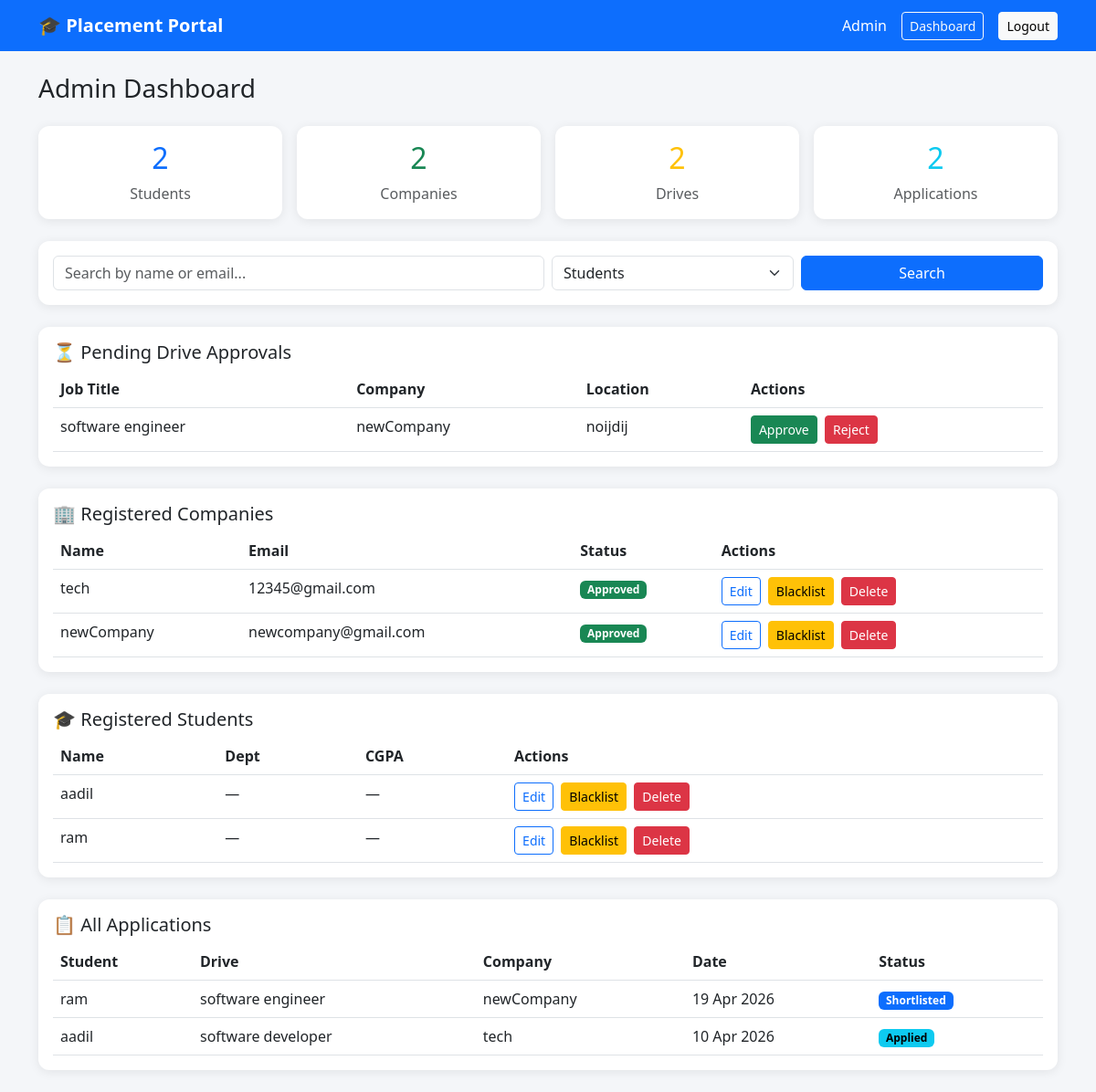
The app's page /admin/dashboard (signed in) with its own data.
### models.py (models this page shows, shortened)
class Admin(UserMixin, db.Model):
    id       = db.Column(db.Integer,     primary_key=True)
    username = db.Column(db.String(50),  unique=True, nullable=False)
    email    = db.Column(db.String(120), unique=True, nullable=False)
    name     = db.Column(db.String(100), nullable=False)
    password = db.Column(db.String(256), nullable=False)
    role     = 'admin'

class PlacementDrive(db.Model):
    id          = db.Column(db.Integer,     primary_key=True)
    company_id  = db.Column(db.Integer,     db.ForeignKey('company.id'), nullable=False)
    job_title   = db.Column(db.String(150), nullable=False)
    description = db.Column(db.Text,        nullable=False)
    eligibility = db.Column(db.Text)
    salary      = db.Column(db.String(50))
    location    = db.Column(db.String(100))
    deadline    = db.Column(db.Date)
    status      = db.Column(db.String(20),  default='Pending')
    created_on  = db.Column(db.DateTime,    default=datetime.utcnow)
    applications = db.relationship('Application', backref='drive', lazy=True, cascade='all, delete-orphan')

class Company(UserMixin, db.Model):
    id             = db.Column(db.Integer,     primary_key=True)
    username       = db.Column(db.String(50),  unique=True, nullable=False)
    email          = db.Column(db.String(120), unique=True, nullable=False)
    name           = db.Column(db.String(150), nullable=False)
    hr_contact     = db.Column(db.String(100))
    phone          = db.Column(db.String(20))
    website        = db.Column(db.String(200))
    overview       = db.Column(db.Text)
    password       = db.Column(db.String(256), nullable=False)
    is_approved    = db.Column(db.Boolean, default=False)
    is_blacklisted = db.Column(db.Boolean, default=False)
    joined_on      = db.Column(db.DateTime, default=datetime.utcnow)
    role           = 'company'
    drives = db.relationship('PlacementDrive', backref='company', lazy=True, cascade='all, delete-orphan')

class Student(UserMixin, db.Model):
    id             = db.Column(db.Integer,     primary_key=True)
    username       = db.Column(db.String(50),  unique=True, nullable=False)
    email          = db.Column(db.String(120), unique=True, nullable=False)
    name           = db.Column(db.String(100), nullable=False)
    department     = db.Column(db.String(100))
    cgpa           = db.Column(db.Float)
    phone          = db.Column(db.String(20))
    grad_year      = db.Column(db.Integer)
    skills         = db.Column(db.Text)
    resume_link    = db.Column(db.String(300))
    password       = db.Column(db.String(256), nullable=False)
    is_blacklisted = db.Column(db.Boolean, default=False)
    joined_on      = db.Column(db.DateTime, default=datetime.utcnow)
    role           = 'student'
    applications = db.relationship('Application', backref='student', lazy=True, cascade='all, delete-orphan')

class Application(db.Model):
    id         = db.Column(db.Integer, primary_key=True)
    student_id = db.Column(db.Integer, db.ForeignKey('student.id'),         nullable=False)
    drive_id   = db.Column(db.Integer, db.ForeignKey('placement_drive.id'), nullable=False)
    applied_on = db.Column(db.DateTime, default=datetime.utcnow)
    status     = db.Column(db.String(20), default='Applied')
    remarks    = db.Column(db.String(300))
    __table_args__ = (db.UniqueConstraint('student_id', 'drive_id'),)

### routes/admin.py (the view)
@admin_bp.route('/dashboard')
@login_required
def dashboard():
    if current_user.role != 'admin':
        return redirect(url_for('auth.login'))
    stats = {
        'total_students'  : Student.query.count(),
        'total_companies' : Company.query.count(),
        'total_drives'    : PlacementDrive.query.count(),
        'total_apps'      : Application.query.count(),
    }
    pending_companies = Company.query.filter_by(is_approved=False, is_blacklisted=False).all()
    pending_drives    = PlacementDrive.query.filter_by(status='Pending').all()
    all_companies     = Company.query.filter_by(is_blacklisted=False).all()
    all_students      = Student.query.filter_by(is_blacklisted=False).all()
    all_applications  = Application.query.order_by(Application.applied_on.desc()).all()
    return render_template('admin/dashboard.html',
                           stats=stats,
                           pending_companies=pending_companies,
                           pending_drives=pending_drives,
                           all_companies=all_companies,
                           all_students=all_students,
                           all_applications=all_applications)

### extensions.py (called while the page is built)
@login_manager.user_loader
def load_user(user_id):
    from flask import session
    from models import Admin, Company, Student
    role = session.get('role')
    if role == 'admin':
        return Admin.query.get(int(user_id))
    if role == 'company':
        return Company.query.get(int(user_id))
    if role == 'student':
        return Student.query.get(int(user_id))

### templates/admin/dashboard.html (shortened to what this page needs)
{% extends 'base.html' %}
{% block content %}
<h3 class="mb-4">Admin Dashboard</h3>
<div class="row g-3 mb-4">
    <div class="col-md-3">
        <div class="card text-center p-3">
            <h2 class="text-primary">{{ stats.total_students }}</h2>
            <p class="mb-0 text-muted">Students</p>
        </div>
    </div>
    <div class="col-md-3">
        <div class="card text-center p-3">
            <h2 class="text-success">{{ stats.total_companies }}</h2>
            <p class="mb-0 text-muted">Companies</p>
        </div>
    </div>
    <div class="col-md-3">
        <div class="card text-center p-3">
            <h2 class="text-warning">{{ stats.total_drives }}</h2>
            <p class="mb-0 text-muted">Drives</p>
        </div>
    </div>
    <div class="col-md-3">
        <div class="card text-center p-3">
            <h2 class="text-info">{{ stats.total_apps }}</h2>
            <p class="mb-0 text-muted">Applications</p>
        </div>
    </div>
</div>
<div class="card p-3 mb-4">
    <form method="GET" action="{{ url_for('admin.search') }}" class="row g-2">
        <div class="col-md-6">
            <input type="text" name="q" class="form-control" placeholder="Search by name or email...">
        </div>
        <div class="col-md-3">
            <select name="type" class="form-select">
                <option value="student">Students</option>
            </select>
        </div>
        <div class="col-md-3">
            <button type="submit" class="btn btn-primary w-100">Search</button>
        </div>
    </form>
</div>
{% if pending_drives %}
<div class="card p-3 mb-4">
    <h5>⏳ Pending Drive Approvals</h5>
    <table class="table table-hover mb-0">
        <thead><tr><th>Job Title</th><th>Company</th><th>Location</th><th>Actions</th></tr></thead>
        <tbody>
            {% for d in pending_drives %}
            <tr>
                <td>{{ d.job_title }}</td>
                <td>{{ d.company.name }}</td>
                <td>{{ d.location or '—' }}</td>
                <td>
                    <a href="{{ url_for('admin.approve_drive', id=d.id) }}" class="btn btn-sm btn-success">Approve</a>
                    <a href="{{ url_for('admin.reject_drive',  id=d.id) }}" class="btn btn-sm btn-danger ms-1">Reject</a>
                </td>
            </tr>
            {% endfor %}
        </tbody>
    </table>
</div>
{% endif %}
<div class="card p-3 mb-4">
    <h5>🏢 Registered Companies</h5>
    <table class="table table-hover mb-0">
        <thead><tr><th>Name</th><th>Email</th><th>Status</th><th>Actions</th></tr></thead>
        <tbody>
            {% for c in all_companies %}
            <tr>
                <td>{{ c.name }}</td>
                <td>{{ c.email }}</td>
                <td>
                    {% if c.is_approved %}
                        <span class="badge bg-success">Approved</span>
                    {% else %}
                        <span class="badge bg-warning text-dark">Pending</span>
                    {% endif %}
                </td>
                <td>
                    <a href="{{ url_for('admin.edit_company',      id=c.id) }}" class="btn btn-sm btn-outline-primary">Edit</a>
                    <a href="{{ url_for('admin.blacklist_company',  id=c.id) }}" class="btn btn-sm btn-warning ms-1">Blacklist</a>
                    <a href="{{ url_for('admin.delete_company',     id=c.id) }}" class="btn btn-sm btn-danger ms-1"
                       onclick="return confirm('Delete this company?')">Delete</a>
                </td>
            </tr>
            {% endfor %}
        </tbody>
    </table>
</div>
<div class="card p-3 mb-4">
    <h5>🎓 Registered Students</h5>
    <table class="table table-hover mb-0">
        <thead><tr><th>Name</th><th>Dept</th><th>CGPA</th><th>Actions</th></tr></thead>
        <tbody>
            {% for s in all_students %}
            <tr>
                <td>{{ s.name }}</td>
                <td>{{ s.department or '—' }}</td>
                <td>{{ s.cgpa or '—' }}</td>
                <td>
                    <a href="{{ url_for('admin.edit_student',      id=s.id) }}" class="btn btn-sm btn-outline-primary">Edit</a>
                    <a href="{{ url_for('admin.blacklist_student',  id=s.id) }}" class="btn btn-sm btn-warning ms-1">Blacklist</a>
                    <a href="{{ url_for('admin.delete_student',     id=s.id) }}" class="btn btn-sm btn-danger ms-1"
                       onclick="return confirm('Delete this student?')">Delete</a>
                </td>
            </tr>
            {% endfor %}
        </tbody>
    </table>
</div>
<div class="card p-3 mb-4">
    <h5>📋 All Applications</h5>
    <table class="table table-hover mb-0">
        <thead><tr><th>Student</th><th>Drive</th><th>Company</th><th>Date</th><th>Status</th></tr></thead>
        <tbody>
            {% for a in all_applications %}
            <tr>
                <td>{{ a.student.name }}</td>
                <td>{{ a.drive.job_title }}</td>
                <td>{{ a.drive.company.name }}</td>
                <td>{{ a.applied_on.strftime('%d %b %Y') }}</td>
                <td><span class="badge badge-{{ a.status | lower }}">{{ a.status }}</span></td>
            </tr>
            {% endfor %}
        </tbody>
    </table>
</div>
{% endblock %}

### templates/base.html (shortened to what this page needs)
<!DOCTYPE html>
<html lang="en">
<head>
    <link href="https://cdn.jsdelivr.net/npm/bootstrap@5.3.0/dist/css/bootstrap.min.css" rel="stylesheet">
</head>
<body>
<nav class="navbar navbar-expand-lg navbar-dark bg-primary mb-4">
    <div class="container">
        <a class="navbar-brand" href="/">🎓 Placement Portal</a>
        <div class="ms-auto d-flex align-items-center gap-3">
            {% if current_user.is_authenticated %}
                <span class="text-white">{{ current_user.name }}</span>
                {% if current_user.role == 'admin' %}
                    <a href="{{ url_for('admin.dashboard') }}"   class="btn btn-outline-light btn-sm">Dashboard</a>
                {% elif current_user.role == 'company' %}
                    <a href="{{ url_for('company.dashboard') }}" class="btn btn-outline-light btn-sm">Dashboard</a>
                {% else %}
                    <a href="{{ url_for('student.dashboard') }}" class="btn btn-outline-light btn-sm">Dashboard</a>
                    <a href="{{ url_for('student.history') }}"   class="btn btn-outline-light btn-sm">History</a>
                {% endif %}
                <a href="{{ url_for('auth.logout') }}" class="btn btn-light btn-sm">Logout</a>
            {% else %}
                <a href="{{ url_for('auth.login') }}"    class="btn btn-outline-light btn-sm">Login</a>
                <a href="{{ url_for('auth.register') }}" class="btn btn-light btn-sm">Register</a>
            {% endif %}
        </div>
    </div>
</nav>
<div class="container">
    {% block content %}{% endblock %}
</div>
</body>
</html>

### templates/base.html (style rules this page uses)
body { background: #f4f6f9; }
.navbar-brand { font-weight: 700; }
.card { border: none; border-radius: 12px; box-shadow: 0 2px 12px rgba(0,0,0,0.08); }
.badge-applied { background: #0dcaf0; color: #000; }
.badge-shortlisted { background: #0d6efd; color: #fff; }

### records on screen
Admin: name "Admin"
PlacementDrive: job_title "software engineer", company.name "newCompany", location "noijdij"
Company: name "tech", email "12345@gmail.com", is_approved "Approved"
Company: name "newCompany", email "newcompany@gmail.com", is_approved "Approved"
Student: name "aadil", department "—", cgpa "—"
Student: name "ram", department "—", cgpa "—"
Application: student.name "ram", drive.job_title "software engineer", drive.company.name "newCompany", applied_on "19 Apr 2026", status "Shortlisted"
Application: student.name "aadil", drive.job_title "software developer", drive.company.name "tech", applied_on "10 Apr 2026", status "Applied"

### other values on screen
{{ stats.total_students }} "2"
{{ stats.total_companies }} "2"
{{ stats.total_drives }} "2"
{{ stats.total_apps }} "2"
